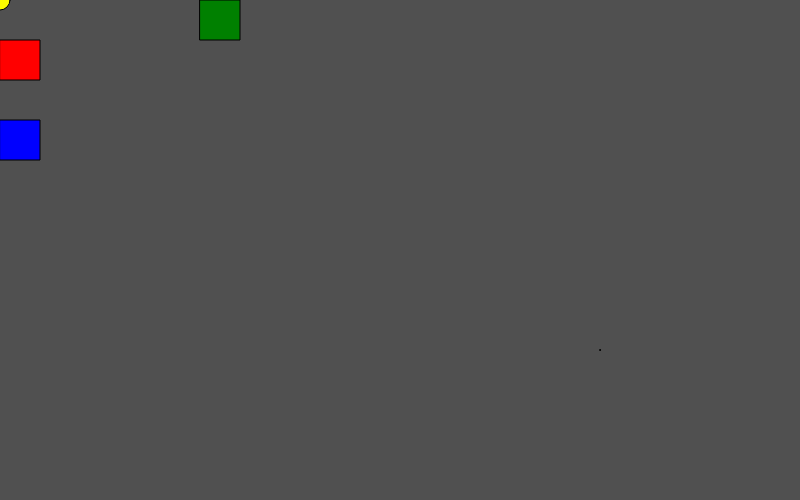
Frame 1 (no input)
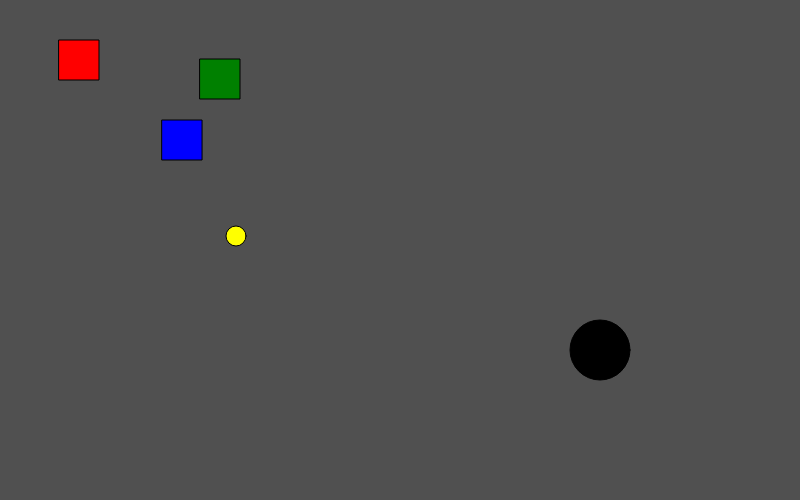
Frame 60 (no input)
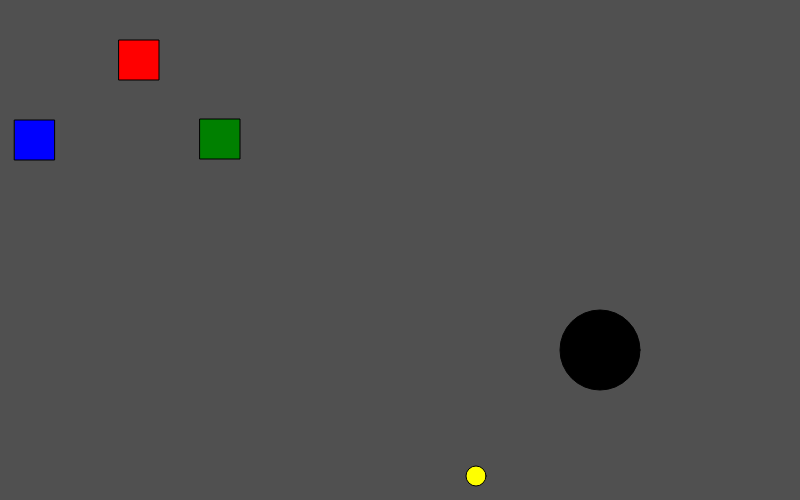
Frame 120 (the mouse pressed at the canvas centre since frame 60)

The p5.js sketch that drew these frames (run headless with seeded random() and noise() and a simulated clock; from frame 60 on, the mouse is pressed at the canvas centre):

// p5.js sketch
// ── sketch.js
let redVelocity = 1;
let redX = 0;
let blueVelocity = 1;
let blueX = 0;
let greenVelocity = 1;
let greenY = 0;
let circleChange = 1;
let circleDiameter = 1;
let circleX = 0;
let circleY = 0;
let circleXVel = 4;
let circleYVel = 4;

function setup(){
  createCanvas(800, 500);
}

function draw(){
  background(80);
  redSquare();
  blueSquare();
  greenSquare();
  darkCircle();
  yellowCircle();

}

function redSquare(){
  fill('red')
  rect(redX, 40, 40, 40);
  if(redX >= 760 || redX < 0){
    redVelocity *= -1;
  }
  redX += redVelocity;

}

function blueSquare(){
  fill('blue')
  rect(blueX, 120, 40, 40);
  blueVelocity *= 1.03;
  blueX += blueVelocity;
  if(blueX >= 760){
    blueVelocity = 1;
    blueX = 0;
  }

}

function greenSquare(){
  fill('green')
  rect(200, greenY, 40, 40)
  greenY += greenVelocity;
  if(greenY >= 460 || greenY < 0){
    greenVelocity *= -1;
  }
}

function darkCircle(){
  fill('black')
  circle(600, 350, circleDiameter)
  circleDiameter += circleChange
  if(circleDiameter >= 100 || circleDiameter <= 0){
    circleChange *= -1;
  }
}

function yellowCircle(){
  fill('yellow');
  circle(circleX, circleY, 20);
  circleX += circleXVel;
  circleY += circleYVel;
  if(circleX > 800 || circleX < 0){
    circleXVel *= -1;
  }
  if(circleY > 500 || circleY < 0){
    circleYVel *= -1;
  }
}
